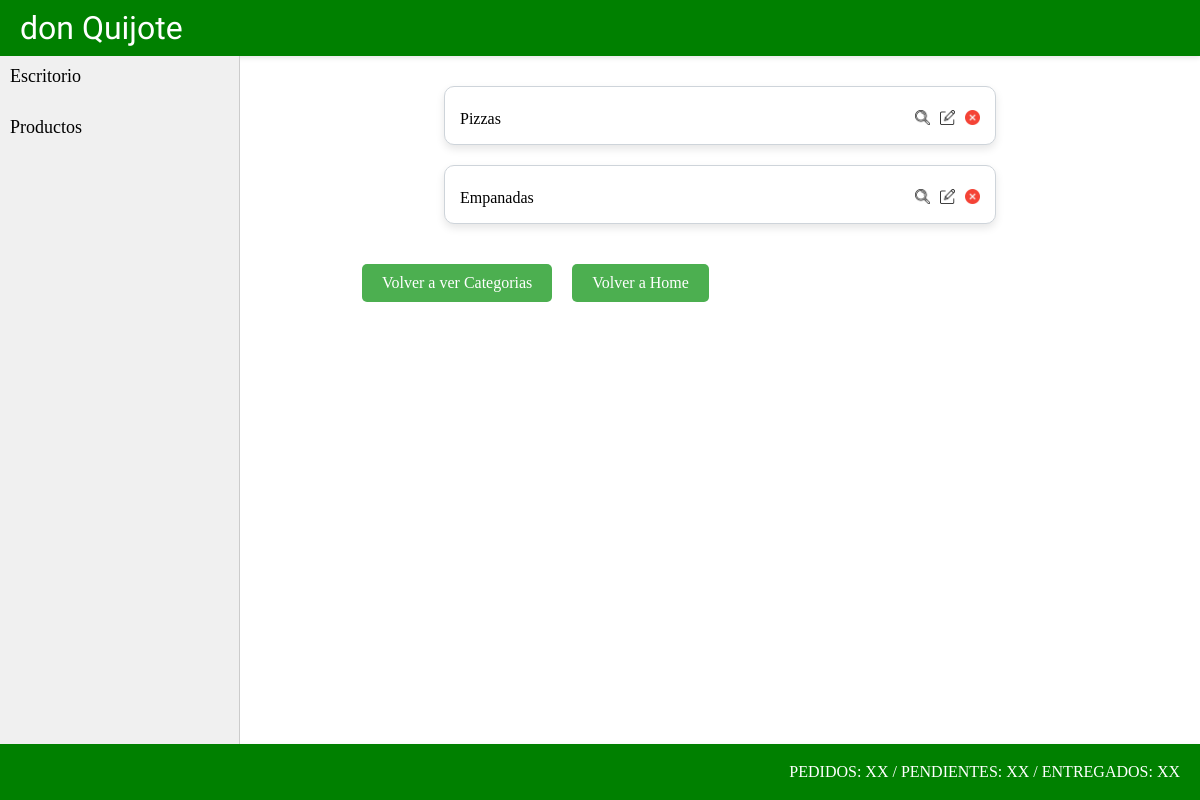
/producto/productocategoria/list/, run on an earlier commit of the app's database.
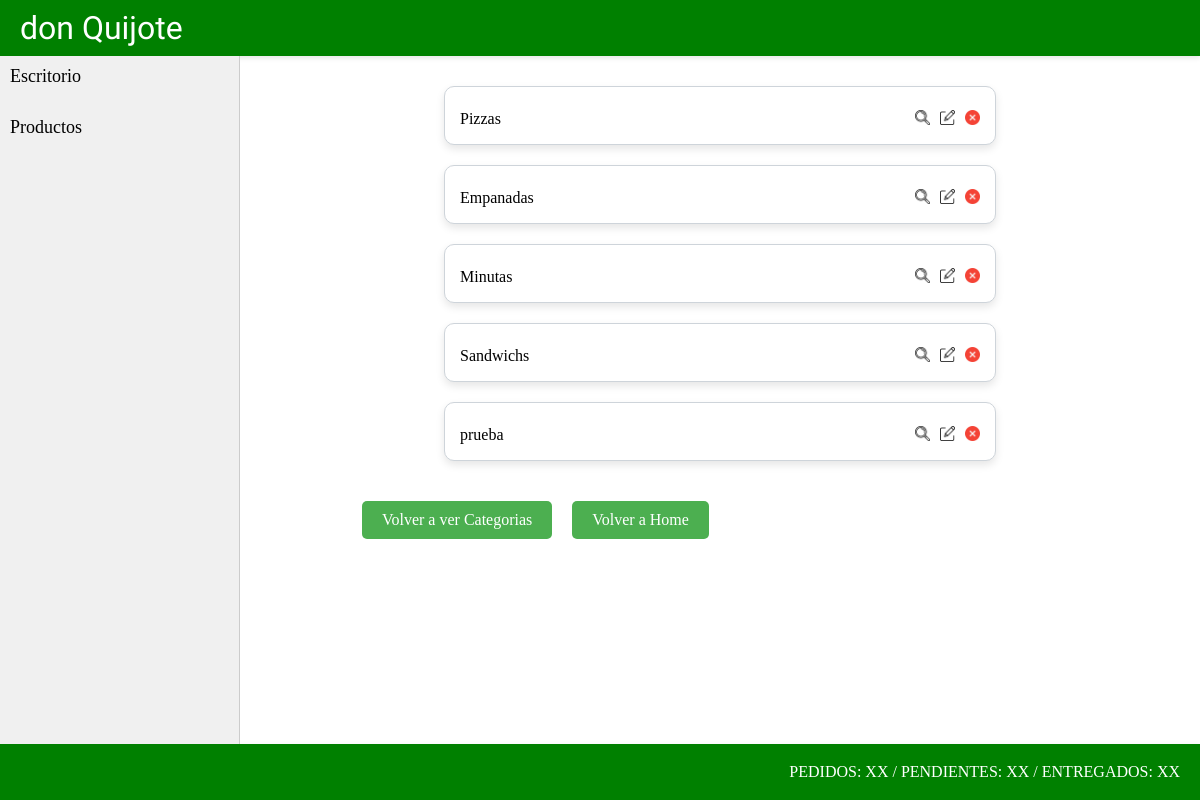
And on a later commit of the database.
### producto/models.py (models this page shows, shortened)
class ProductoCategoria(models.Model):
    nombre = models.CharField(max_length=50)

### producto/views.py (the view)
# urls.py: path("productocategoria/list/", views.ProductoCategoriaList.as_view(), name="productocategoria_list"),
class ProductoCategoriaList(ListView):
    model = models.ProductoCategoria
    def get_queryset(self) -> QuerySet:
        if self.request.GET.get("consulta"):
            consulta = self.request.GET.get("consulta")
            object_list = models.ProductoCategoria.objects.filter(nombre__icontains=consulta)
        else:
            object_list = models.ProductoCategoria.objects.all()
        return object_list

### producto/templates/producto/productocategoria_list.html
{% extends 'core/base.html' %}
{% load static %}
{% block section %}
    {% for categoria in object_list %}
        <div class="conteiner-categorias2">
            <div class="card-categoria2">
                <div class="categoria2-opciones">
                    <p class="categoria-nombre">{{categoria.nombre}}</p>
                    <div class="categoria-opc">
                        <a href="{% url 'producto:productocategoria_detail' categoria.id %}"><img class="icono-opcion-producto" src="{% static 'core/img/lupa.webp' %}" alt="Detalle Producto"></a>
                        <a href="{% url 'producto:productocategoria_update' categoria.id %}"><img class="icono-opcion-producto" src="{% static 'core/img/editar.webp' %}" alt="Detalle Producto"></a>
                        <a href="{% url 'producto:productocategoria_delete' categoria.id %}"><img class="icono-opcion-producto" src="{% static 'core/img/eliminar.webp' %}" alt="Detalle Producto"></a>
                    </div>
                </div>
            </div>
        </div>
    {% endfor %}
    <div class="container-link-crud-productos">
        <a class="link-crud-productos" href="{% url 'producto:productocategoria_list' %}">Volver a ver Categorias</a>
        <a class="link-crud-productos" href="{% url 'core:home' %}">Volver a Home</a>
    </div>
{% endblock section %}

What changed in the data, as far as the page shows it:
added ProductoCategoria: nombre "Minutas"
added ProductoCategoria: nombre "Sandwichs"
added ProductoCategoria: nombre "prueba"
